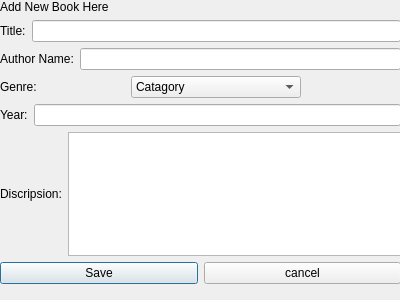
<?xml version="1.0" encoding="UTF-8"?>
<ui version="4.0">
 <class>newBook</class>
 <widget class="QDialog" name="newBook">
  <property name="geometry">
   <rect>
    <x>0</x>
    <y>0</y>
    <width>400</width>
    <height>300</height>
   </rect>
  </property>
  <property name="windowTitle">
   <string>Dialog</string>
  </property>
  <widget class="QWidget" name="verticalLayoutWidget">
   <property name="geometry">
    <rect>
     <x>0</x>
     <y>0</y>
     <width>401</width>
     <height>284</height>
    </rect>
   </property>
   <layout class="QVBoxLayout" name="verticalLayout">
    <item>
     <widget class="QLabel" name="label">
      <property name="text">
       <string>Add New Book Here</string>
      </property>
     </widget>
    </item>
    <item>
     <layout class="QHBoxLayout" name="horizontalLayout_4">
      <item>
       <widget class="QLabel" name="label_4">
        <property name="text">
         <string>Title:</string>
        </property>
       </widget>
      </item>
      <item>
       <widget class="QLineEdit" name="lineEdit_title"/>
      </item>
     </layout>
    </item>
    <item>
     <layout class="QHBoxLayout" name="horizontalLayout_3">
      <item>
       <widget class="QLabel" name="label_3">
        <property name="text">
         <string>Author Name:</string>
        </property>
       </widget>
      </item>
      <item>
       <widget class="QLineEdit" name="lineEdit_author"/>
      </item>
     </layout>
    </item>
    <item>
     <layout class="QHBoxLayout" name="horizontalLayout_5">
      <item>
       <widget class="QLabel" name="label_5">
        <property name="text">
         <string>Genre:</string>
        </property>
       </widget>
      </item>
      <item>
       <widget class="QComboBox" name="comboBox_Genere">
        <property name="minimumSize">
         <size>
          <width>170</width>
          <height>0</height>
         </size>
        </property>
        <item>
         <property name="text">
          <string>Catagory</string>
         </property>
        </item>
       </widget>
      </item>
      <item>
       <spacer name="horizontalSpacer">
        <property name="orientation">
         <enum>Qt::Horizontal</enum>
        </property>
        <property name="sizeType">
         <enum>QSizePolicy::Maximum</enum>
        </property>
        <property name="sizeHint" stdset="0">
         <size>
          <width>100</width>
          <height>20</height>
         </size>
        </property>
       </spacer>
      </item>
     </layout>
    </item>
    <item>
     <layout class="QHBoxLayout" name="horizontalLayout_6">
      <item>
       <widget class="QLabel" name="label_6">
        <property name="text">
         <string>Year:</string>
        </property>
       </widget>
      </item>
      <item>
       <widget class="QLineEdit" name="lineEdit_Year"/>
      </item>
     </layout>
    </item>
    <item>
     <layout class="QHBoxLayout" name="horizontalLayout_2">
      <property name="sizeConstraint">
       <enum>QLayout::SetMinimumSize</enum>
      </property>
      <property name="topMargin">
       <number>0</number>
      </property>
      <item>
       <widget class="QLabel" name="label_7">
        <property name="text">
         <string>Discripsion:</string>
        </property>
       </widget>
      </item>
      <item>
       <widget class="QTextEdit" name="textEdit_discripsion"/>
      </item>
     </layout>
    </item>
    <item>
     <layout class="QHBoxLayout" name="horizontalLayout">
      <item>
       <widget class="QPushButton" name="pushButton_saveNewBook">
        <property name="text">
         <string>Save</string>
        </property>
       </widget>
      </item>
      <item>
       <widget class="QPushButton" name="pushButton_cancel">
        <property name="text">
         <string>cancel</string>
        </property>
       </widget>
      </item>
     </layout>
    </item>
   </layout>
  </widget>
 </widget>
 <resources/>
 <connections/>
</ui>
